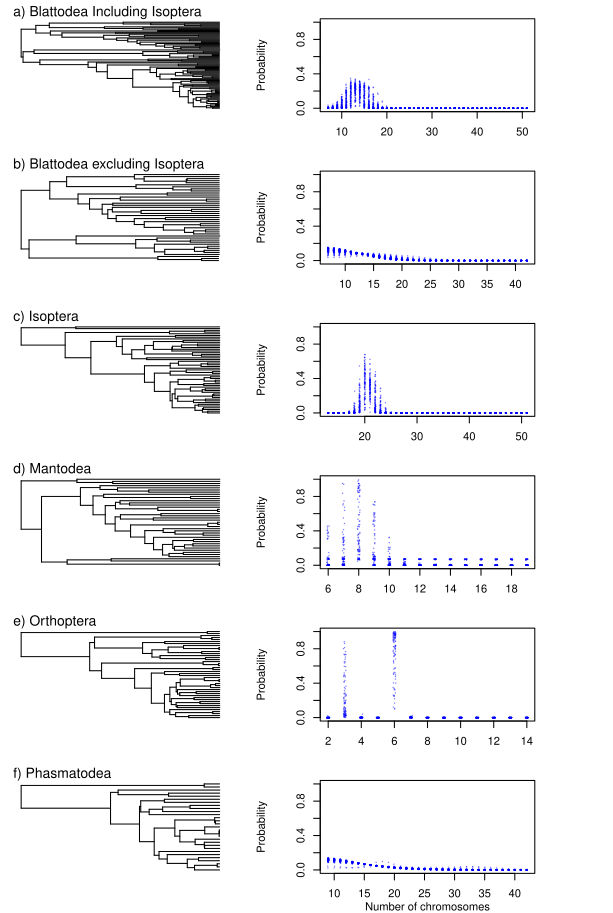

Write the R code that produced this figure.
# load required libraries
library(ape)
library(phytools)
library(viridis)

# get the orders list
orders <- dir(path = "../mod.comp/")[c(-3,-4,-5,-6,-11)]

# rename Blattodea accordingly
orders.corrected <- orders

orders.corrected[c(1,2)] <- c("Blattodea Including Isoptera",
                              "Blattodea excluding Isoptera")

# set the plot pane parameters accordingly
par(mfrow = c(6,2),
    mar=c(3,1,1.5,6))

# make the plot
for(i in 1:length(orders)){
  
  # to hold the possible chromosomes at the root
  chroms.vec <- c()
  
  # to hold the probabilitites of the possible chromosomes at
  # the root
  probs.vec <- c()
  
  # pick a random tree
  tree.input <- paste("../mod.comp/", 
                      orders[i], "/", 
                      sample(1:100, size = 1), 
                      "/results/mlAncestors.tree", 
                      sep = "")
  
  # read in the tree
  tree <- read.newick(file = tree.input)
  
  #tree$edge.length <-  tree$edge.length / max(branching.times(tree))
  
  # Get the estimates of the chromosome number at the root
  # taken from the ChromEvol analysis for all the
  # 100 trees
  for(j in 1:100){
    
    # for each tree read in the probability table
    probs.input <- paste("../mod.comp/", 
                         orders[i],
                         "/", 
                         j, 
                         "/results/ancestorsProbs.txt", 
                         sep = "")
    
    chrom.probs <- read.table(file = probs.input, 
                              header = T)
    
    # get the chromosome numbers and there probabilitites
    
    # set the chrom.count acoordingly so that you get the
    # top x posible chromosome number for each tree and
    # their probabilities
    chrom.count <- 2
    maxChroms <- names(sort(chrom.probs[1,-1],decreasing = T))
    maxChroms <- as.numeric(sub("X", "", maxChroms))
    chroms.vec <- c(chroms.vec, maxChroms)
    maxProbs <- as.character(sort(chrom.probs[1,-1],decreasing = T))
    probs.vec <- c(probs.vec, maxProbs)
  }
  
  # plot the tree
  plot(tree, show.tip.label = F,
       cex = .4,label.offset = .5,
       edge.width = 1,
       node.depth = 1)
  
  # name the tree by its order
  mtext(text = paste(letters[i], ") ", orders.corrected[i], sep = ""),
        side = 3, line = 0,
        cex = .8,
        adj = 0)
  
  # lable the root node
  # nodelabels(node = tree$edge[1,1],
  #            pch = 16,
  #            col = "red")
  
  # get the range of the chromosome numbers to set the 
  # X axis limits
  rng <- range(chroms.vec)
  
  # plot the probabilities 
  plot(x = jitter(chroms.vec,factor = .4),
       y = probs.vec,
       xlim = rng,
       ylim = c(0,1),
       ylab = NA,
       xlab = NA,
       pch = 16,
       cex = .3,
       col= rgb(0,0,1,.5))
  
  # label the Y axis
    mtext(text = "Probability",side = 2, line = 4,
          cex = .7)
}

# label the X axis
mtext(text = "Number of chromosomes",side = 1, line = 2,
      cex = .7)
